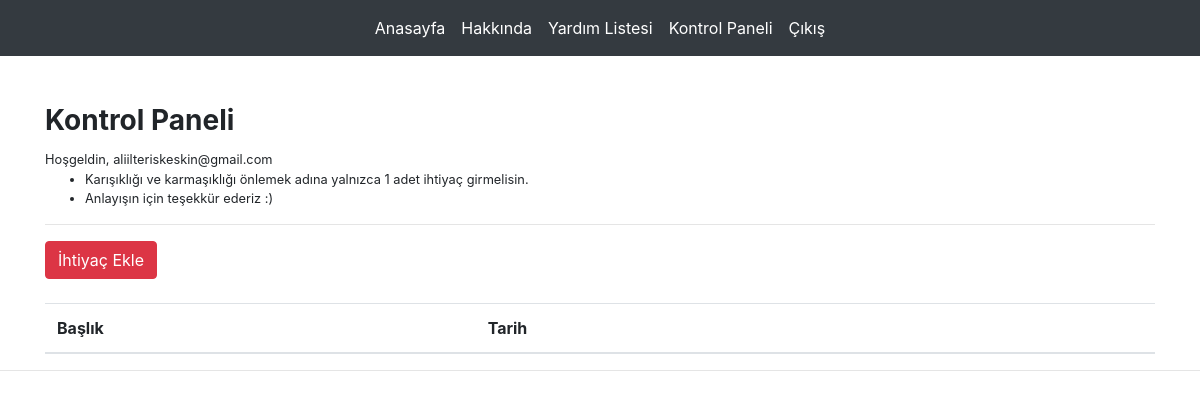
Page /dashboard (signed in) on the earlier database version.
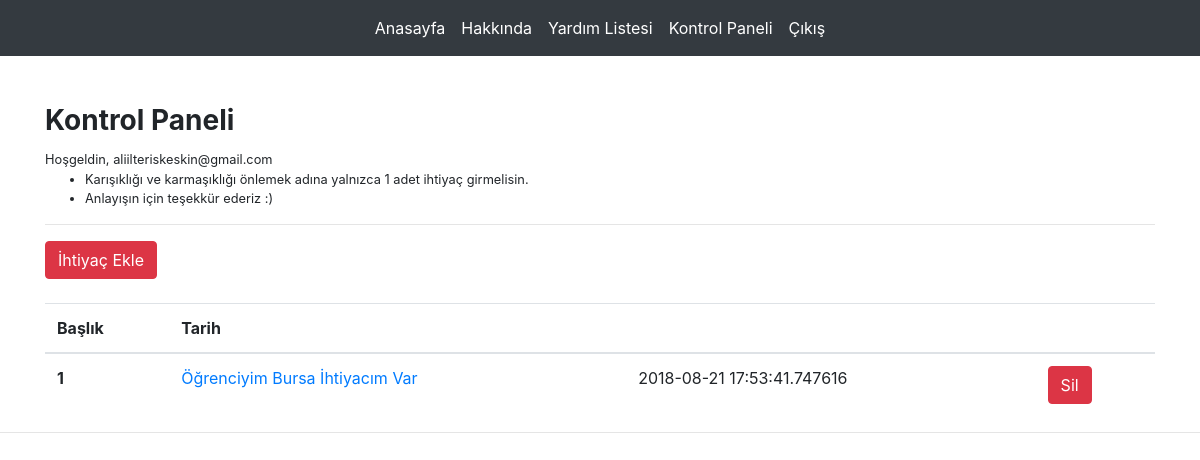
Same page on the later database version.
### app.py (models this page shows)
class Need(db.Model):
    id = db.Column(db.Integer, primary_key=True)
    title = db.Column(db.String(100))
    content = db.Column(db.String(1000))
    address = db.Column(db.String(1000))
    email = db.Column(db.String(45))
    phone = db.Column(db.Integer)
    category = db.Column(db.String(40))
    iban = db.Column(db.String(50))
    created_date = db.Column(db.DateTime, nullable=False, default=datetime.utcnow)

### app.py (the view)
@app.route('/dashboard')
@login_required
def dashboard():
    email = session['email']
    needs = Need.query.filter_by(email=email)
    if session['logged_in']:
        return render_template('dashboard.html', needs = needs)
    else:
        return render_template('dashboard.html')

### app.py (called while the page is built)
def login_required(f):
    @wraps(f)
    def decorated_function(*args, **kwargs):
        if 'logged_in' in session:
            return f(*args, **kwargs)
        else:
            flash('Bu sayfayı görüntülemek için lütfen giriş yapın.', 'danger')
            return redirect(url_for('login'))
    return decorated_function

### templates/dashboard.html
{% extends "base.html" %}
{% block body %}
    <h3>
        <strong>
            Kontrol Paneli
        </strong>
    </h3>
    <small>
      Hoşgeldin, {{ session['email'] }}
      <ul>
        <li>
          Karışıklığı ve karmaşıklığı önlemek adına yalnızca 1 adet ihtiyaç girmelisin.
        </li>
        <li>
          Anlayışın için teşekkür ederiz :)
        </li>
      </ul>
    </small>
    <hr>
    <a href="/addneed" class="btn btn-danger">İhtiyaç Ekle</a>
    <br><br>
    <table class="table">
        <thead>
          <tr>
            <th scope="col">Başlık</th>
            <th scope="col">Tarih</th>
            <th scope="col"></th>
            <th scope="col"></th>
          </tr>
        </thead>
        <tbody>
          {% for need in needs %}
          <tr>
            <th scope="row">{{ need.id }}</th>
            <td><a href="/need/{{ need.id}}">{{ need.title }}</a></td>
            <td>{{ need.created_date }}</td>
            <td><a href="/delete/{{ need.id }}" class="btn btn-danger">Sil</a></td>
          </tr>
          {% endfor %}
        </tbody>
      </table>
{% endblock body %}

Differences in the rows shown:
added Need: email "aliilteriskeskin@gmail.com", id "1", title "Öğrenciyim Bursa İhtiyacım Var", created_date "2018-08-21 17:53:41.747616"
Other differences:
{{ session['email'] }}: "aliilteriskeskin@gmail.com" → (not shown)
